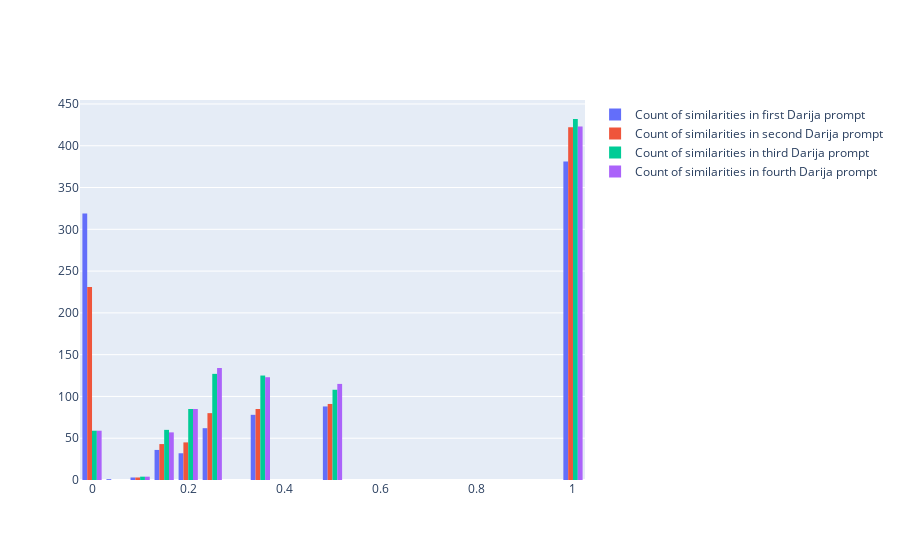

The cell this chart's notebook holds for it:
### Code cell
import plotly.graph_objects as go


fig = go.Figure()
fig.add_trace(go.Histogram(histfunc="count", y=dataset['similarity_p1'], x=dataset['similarity_p1'], name="Count of similarities in first Darija prompt"))
fig.add_trace(go.Histogram(histfunc="count", y=dataset['similarity_p2'], x=dataset['similarity_p2'], name="Count of similarities in second Darija prompt"))
fig.add_trace(go.Histogram(histfunc="count", y=dataset['similarity_p3'], x=dataset['similarity_p3'], name="Count of similarities in third Darija prompt"))
fig.add_trace(go.Histogram(histfunc="count", y=dataset['similarity_p4'], x=dataset['similarity_p4'], name="Count of similarities in fourth Darija prompt"))

fig.show()

### Figure 1 — Plotly figure (JSON) as saved in the notebook; plotly's stock layout.template omitted (floating-point values rounded to 4 significant figures; data arrays with more than 128 entries replaced by an {"elided": "..."} marker saying what was removed)
{"data": [{"histfunc": "count", "name": "Count of similarities in first Darija prompt", "type": "histogram", "x": {"elided": "1000 float values"}, "y": {"elided": "1000 float values"}}, {"histfunc": "count", "name": "Count of similarities in second Darija prompt", "type": "histogram", "x": {"elided": "1000 float values"}, "y": {"elided": "1000 float values"}}, {"histfunc": "count", "name": "Count of similarities in third Darija prompt", "type": "histogram", "x": {"elided": "1000 float values"}, "y": {"elided": "1000 float values"}}, {"histfunc": "count", "name": "Count of similarities in fourth Darija prompt", "type": "histogram", "x": {"elided": "1000 float values"}, "y": {"elided": "1000 float values"}}], "layout": {}}
